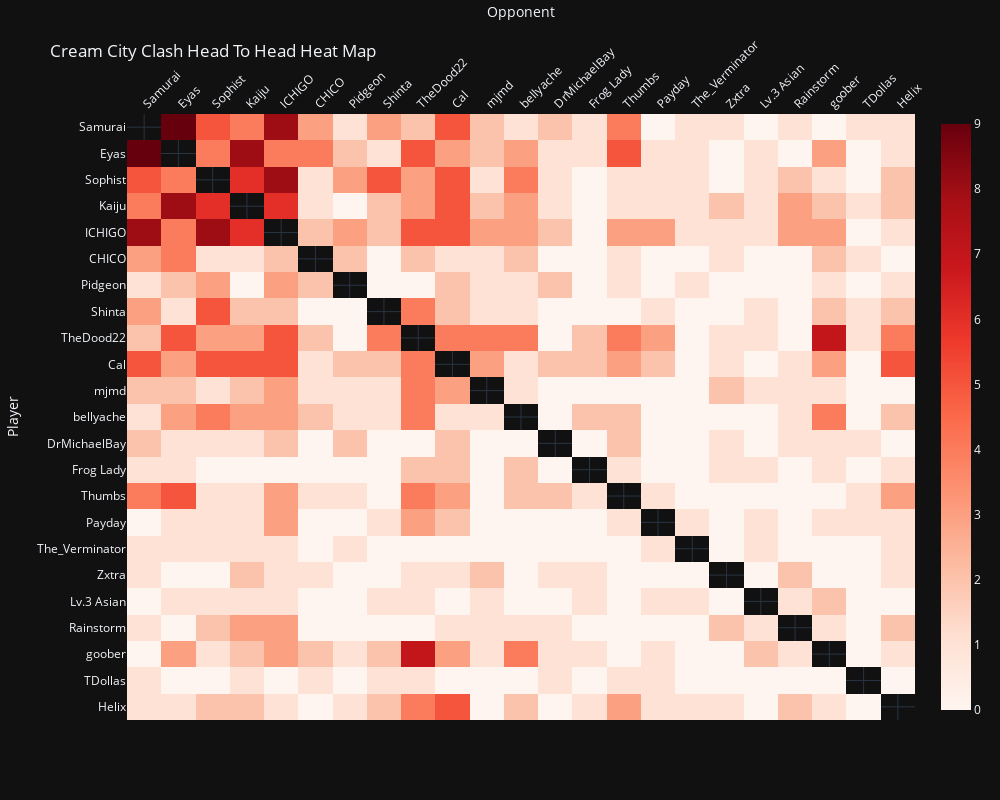

Notebook cell for this chart:
### Code cell
import plotly.express as px
import pandas as pd
import numpy as np 

# Read data from the main CSV file (Heatmap Data)
wl_file_path = "C:\\Users\\eyas1\\OneDrive\\Desktop\\UWM fall 2023 Smash Data\\REAL Total Sets Played Cream City Clash Fall 2023 H2H REAL.csv"
wl_df = pd.read_csv(wl_file_path, index_col=0)  # Assuming the first column is the index


# Transpose the DataFrame to switch rows and columns
wl_df_transposed = wl_df.T

# Create a heatmap using Plotly Express
fig = px.imshow(wl_df, color_continuous_scale='reds', aspect='auto')

# Get the list of player names in the order you want them to appear
players = wl_df_transposed.index.tolist()

# Customize the layout and display the plot
fig.update_layout(
    title='Cream City Clash Head To Head Heat Map',
    xaxis_title='Opponent',
    yaxis_title='Player',
    yaxis={'categoryorder':'array', 'categoryarray':players},  # Set category order to display Y-axis labels from the top
    xaxis_side='top',  # Move X-axis labels to the top
    xaxis_tickangle=-45,  # Rotate X-axis labels by 45 degrees counterclockwise
    template='plotly_dark',
    width=1000,  # Set the desired width
    height=800,  # Set the desired height
)

# Update the hovertemplate to include columns only from sets_played_df
fig.update_traces(
    hovertemplate='Player: %{y}<br>Opponent: %{x}<br>Sets Played: %{z}<br>')

fig.show()

### Figure 1 — Plotly figure (JSON) as saved in the notebook; plotly's stock layout.template omitted (floating-point values rounded to 4 significant figures; data arrays with more than 128 entries replaced by an {"elided": "..."} marker saying what was removed)
{"data": [{"coloraxis": "coloraxis", "hovertemplate": "Player: %{y}<br>Opponent: %{x}<br>Sets Played: %{z}<br>", "name": "0", "type": "heatmap", "x": ["Samurai", "Eyas", "Sophist", "Kaiju", "ICHIGO", "CHICO", "Pidgeon", "Shinta", "TheDood22", "Cal", "mjmd", "bellyache", "DrMichaelBay", "Frog Lady", "Thumbs", "Payday", "The_Verminator", "Zxtra", "Lv.3 Asian", "Rainstorm", "goober", "TDollas", "Helix"], "xaxis": "x", "y": ["Samurai", "Eyas", "Sophist", "Kaiju", "ICHIGO", "CHICO", "Pidgeon", "Shinta", "TheDood22", "Cal", "mjmd", "bellyache", "DrMichaelBay", "Frog Lady", "Thumbs", "Payday", "The_Verminator", "Zxtra", "Lv.3 Asian", "Rainstorm", "goober", "TDollas", "Helix"], "yaxis": "y", "z": {"elided": "23x23 int values"}}], "layout": {"coloraxis": {"colorscale": [[0, "rgb(255,245,240)"], [0.125, "rgb(254,224,210)"], [0.25, "rgb(252,187,161)"], [0.375, "rgb(252,146,114)"], [0.5, "rgb(251,106,74)"], [0.625, "rgb(239,59,44)"], [0.75, "rgb(203,24,29)"], [0.875, "rgb(165,15,21)"], [1, "rgb(103,0,13)"]]}, "height": 800, "margin": {"t": 60}, "title": {"text": "Cream City Clash Head To Head Heat Map"}, "width": 1000, "xaxis": {"anchor": "y", "domain": [0, 1], "side": "top", "tickangle": -45, "title": {"text": "Opponent"}}, "yaxis": {"anchor": "x", "autorange": "reversed", "categoryarray": ["Samurai", "Eyas", "Sophist", "Kaiju", "ICHIGO", "CHICO", "Pidgeon", "Shinta", "TheDood22", "Cal", "mjmd", "bellyache", "DrMichaelBay", "Frog Lady", "Thumbs", "Payday", "The_Verminator", "Zxtra", "Lv.3 Asian", "Rainstorm", "goober", "TDollas", "Helix"], "categoryorder": "array", "domain": [0, 1], "title": {"text": "Player"}}}}
